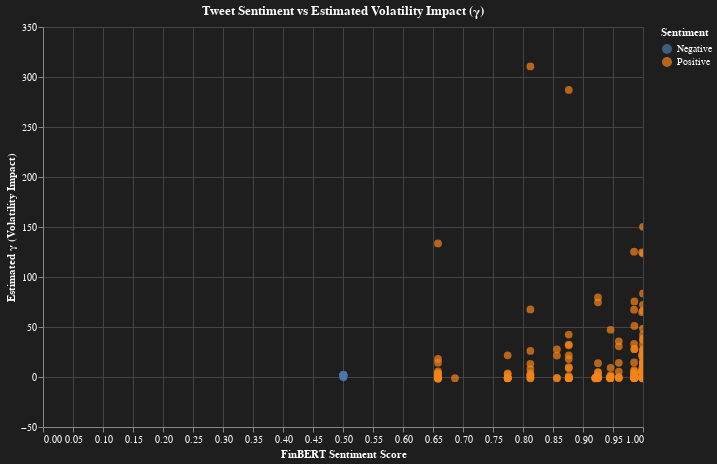

Notebook source saved alongside this figure:
### Markdown cell above
### Sentiment vs Volatility Impact

#### What it shows
Plots FinBERT sentiment score vs. γ (tweet impact on volatility), colored by sentiment polarity.

#### Why it matters
Shows whether stronger emotions lead to greater volatility.

### Code cell
import altair as alt
import altair as alt

def dark_theme():
    return {
        'config': {
            'background': '#1e1e1e',
            'title': {
                'color': '#ffffff'
            },
            'axis': {
                'labelColor': '#ffffff',
                'titleColor': '#ffffff',
                'gridColor': '#444444'
            },
            'legend': {
                'labelColor': '#ffffff',
                'titleColor': '#ffffff'
            },
            'header': {
                'labelColor': '#ffffff',
                'titleColor': '#ffffff'
            },
            'view': {
                'stroke': '#444444'
            }
        }
    }

alt.themes.register('dark_custom', dark_theme)
alt.themes.enable('dark_custom')

viz_df = result_df.merge(
    tweets_df[['id', 'sentiment_score', 'sentiment_label']],
    left_on='tweet_id', right_on='id'
).dropna(subset=['sentiment_score', 'gamma', 'pvalue'])

chart = alt.Chart(viz_df).mark_circle(size=60).encode(
    x=alt.X('sentiment_score:Q', title='FinBERT Sentiment Score'),
    y=alt.Y('gamma:Q', title='Estimated γ (Volatility Impact)'),
    color=alt.Color('sentiment_label:N', title='Sentiment'),
    tooltip=['handle', 'tweet_id', 'ticker', 'sentiment_score', 'gamma', 'pvalue']
).properties(
    title='Tweet Sentiment vs Estimated Volatility Impact (γ)',
    width=600,
    height=400
).interactive()

chart

### Figure 1 — Vega-Lite specification as saved in the notebook (floating-point values rounded to 4 significant figures; data arrays with more than 128 entries replaced by an {"elided": "..."} marker saying what was removed)
{"config": {"background": "#1e1e1e", "title": {"color": "#ffffff"}, "axis": {"labelColor": "#ffffff", "titleColor": "#ffffff", "gridColor": "#444444"}, "legend": {"labelColor": "#ffffff", "titleColor": "#ffffff"}, "header": {"labelColor": "#ffffff", "titleColor": "#ffffff"}, "view": {"stroke": "#444444"}}, "data": {"name": "data-50c32235d65d2a72d287d03fbb912bf6"}, "mark": {"type": "circle", "size": 60}, "encoding": {"color": {"field": "sentiment_label", "title": "Sentiment", "type": "nominal"}, "tooltip": [{"field": "handle", "type": "nominal"}, {"field": "tweet_id", "type": "quantitative"}, {"field": "ticker", "type": "nominal"}, {"field": "sentiment_score", "type": "quantitative"}, {"field": "gamma", "type": "quantitative"}, {"field": "pvalue", "type": "quantitative"}], "x": {"field": "sentiment_score", "title": "FinBERT Sentiment Score", "type": "quantitative"}, "y": {"field": "gamma", "title": "Estimated γ (Volatility Impact)", "type": "quantitative"}}, "height": 400, "params": [{"name": "param_4", "select": {"type": "interval", "encodings": ["x", "y"]}, "bind": "scales"}], "title": "Tweet Sentiment vs Estimated Volatility Impact (γ)", "width": 600, "$schema": "https://vega.github.io/schema/vega-lite/v5.20.1.json", "datasets": {"data-50c32235d65d2a72d287d03fbb912bf6": {"elided": "278 records"}}}
